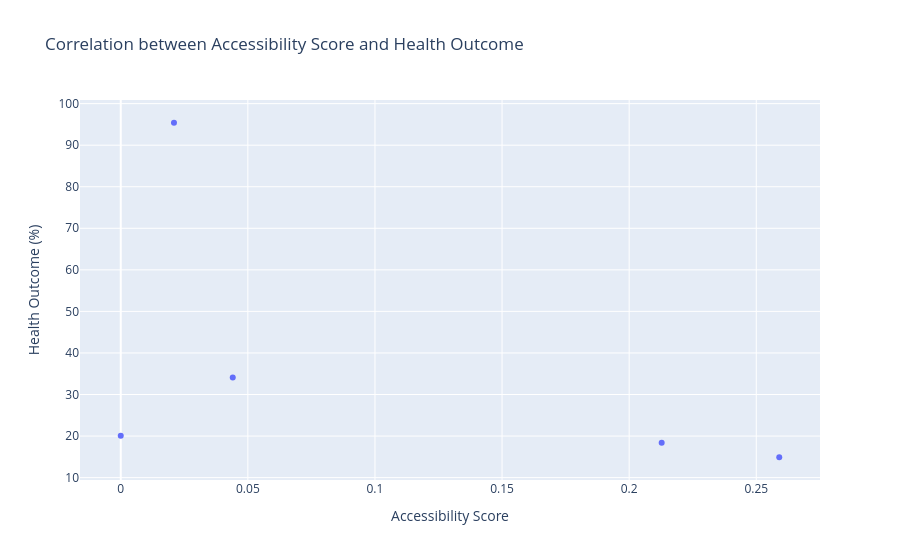

Notebook code for this chart:
### Code cell
# Visual Inspection
fig = px.scatter(
    merged_df_2,
    x='accessibility_score_y',
    y='result_x',
    title='Correlation between Accessibility Score and Health Outcome',
    labels={'accessibility_score_y': 'Accessibility Score', 'result_x': 'Health Outcome (%)'}
)
fig.show()

### Figure 1 — Plotly figure (JSON) as saved in the notebook; plotly's stock layout.template omitted (floating-point values rounded to 4 significant figures)
{"data": [{"hovertemplate": "Accessibility Score=%{x}<br>Health Outcome (%)=%{y}<extra></extra>", "legendgroup": "", "marker": {"color": "#636efa", "symbol": "circle"}, "mode": "markers", "name": "", "orientation": "v", "showlegend": false, "type": "scatter", "x": [0.259, 0.04406, 0.2128, 0.02093, 0], "xaxis": "x", "y": [14.9, 34.1, 18.4, 95.4, 20.1], "yaxis": "y"}], "layout": {"legend": {"tracegroupgap": 0}, "title": {"text": "Correlation between Accessibility Score and Health Outcome"}, "xaxis": {"anchor": "y", "domain": [0, 1], "title": {"text": "Accessibility Score"}}, "yaxis": {"anchor": "x", "domain": [0, 1], "title": {"text": "Health Outcome (%)"}}}}
